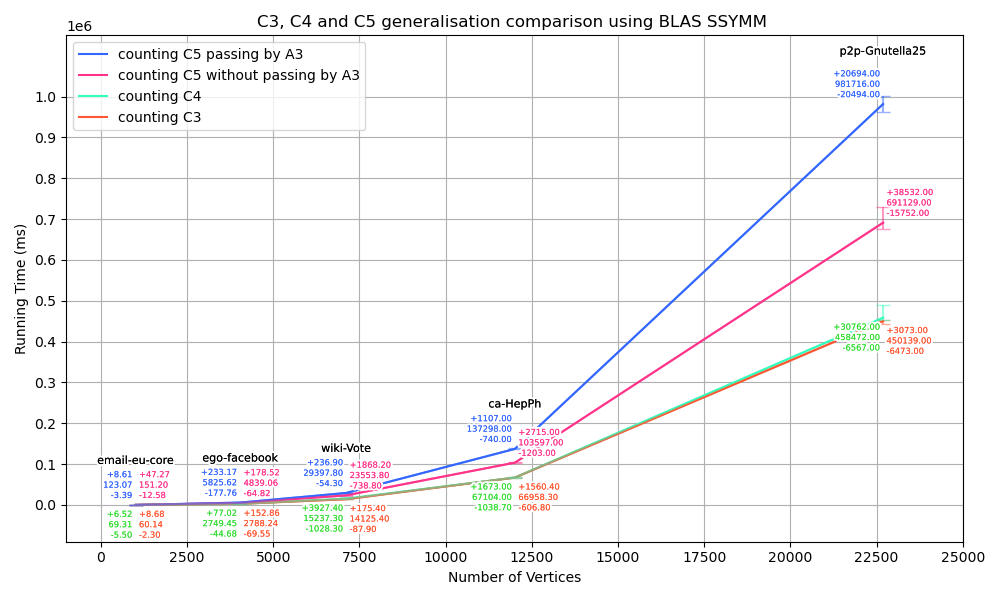

Generate this figure with Python:
import os
import matplotlib.pyplot as plt
from matplotlib import patheffects 

names = ['email-eu-core', 'ego-facebook', 'wiki-Vote', 'ca-HepPh', 'p2p-Gnutella25']
x = [1005, 4039, 7115, 12008, 22687]  #X-axis values
y1 = [60.1391, 2788.24, 14125.4, 66958.3, 450139]  #C3
y2 = [69.3145, 2749.45, 15237.3, 67104, 458472]  #C4
y3 = [151.196, 4839.06, 23553.8, 103597, 691129]  #C5NI
y4 = [123.074, 5825.62, 29397.8, 137298, 981716]  #C5

y1_min = [60.1391-57.8439, 2788.24-2718.69, 14125.4-14037.5, 66958.3-66351.5, 450139-443666]
y1_max = [68.8174-60.1391, 2941.1-2788.24, 14300.8-14125.4, 68518.7-66958.3, 453212-450139]
y2_min = [69.3145-63.818, 2749.45-2704.77, 15237.3-14209, 67104-66065.3, 458472-451905]
y2_max = [75.8306-69.3145, 2826.47-2749.45, 19164.7-15237.3, 68777-67104, 489234-458472]
y3_min = [151.196-138.617, 4839.06-4774.24, 23553.8-22815, 103597-102394, 691129-675377]
y3_max = [198.468-151.196, 5017.58-4839.06, 25422-23553.8, 106312-103597, 729661-691129]
y4_min = [123.074-119.68, 5825.62-5647.86, 29397.8-29343.5, 137298-136558, 981716-961222]
y4_max = [131.68-123.074, 6058.79-5825.62, 29634.7-29397.8, 138405-137298, 1002410-981716]

plt.figure(figsize=(10, 6))

plt.plot(x, y4, label='counting C5 passing by A3', color='#3366ff')  #C5
plt.plot(x, y3, label='counting C5 without passing by A3', color='#ff338a')  #C5NI
plt.plot(x, y2, label='counting C4', color='#33ffbd')  #C4
plt.plot(x, y1, label='counting C3', color='#ff5733')  #C3

plt.errorbar(x, y1, yerr=[y1_min, y1_max], capsize=5, label='_error', color='#ff5733', alpha=0.5)  #C3
plt.errorbar(x, y2, yerr=[y2_min, y2_max], capsize=5, label='_error', color='#33ffbd', alpha=0.5)  #C4
plt.errorbar(x, y3, yerr=[y3_min, y3_max], capsize=5, label='_error', color='#ff338a', alpha=0.5)  #C5NI
plt.errorbar(x, y4, yerr=[y4_min, y4_max], capsize=5, label='_error', color='#3366ff', alpha=0.5)  #C5

def add_contour(text):
    return [patheffects.withStroke(linewidth=3, foreground='white'), patheffects.Normal()]

for i in range(len(x)):
    text1 = plt.text(x[i] + 100, y1[i] - 12000, f'+{y1_max[i]:.2f}\n{y1[i]:.2f}\n-{y1_min[i]:.2f}', ha='left', va='top', fontsize=6, color='#ff5733')
    text1.set_path_effects(add_contour(text1)) 
    text2 = plt.text(x[i] + 100, y3[i] + 12000, f'+{y3_max[i]:.2f}\n{y3[i]:.2f}\n-{y3_min[i]:.2f}', ha='left', va='bottom', fontsize=6, color='#ff338a')
    text2.set_path_effects(add_contour(text2))
    
    text3 = plt.text(x[i] - 100, y2[i] - 12000, f'+{y2_max[i]:.2f}\n{y2[i]:.2f}\n-{y2_min[i]:.2f}', ha='right', va='top', fontsize=6, color='#33dd33')
    text3.set_path_effects(add_contour(text3)) 
    text4 = plt.text(x[i] - 100, y4[i] + 12000, f'+{y4_max[i]:.2f}\n{y4[i]:.2f}\n-{y4_min[i]:.2f}', ha='right', va='bottom', fontsize=6, color='#3366ff')
    text4.set_path_effects(add_contour(text4))

    #Graph name
    text5 = plt.text(x[i], y4[i]+y4_max[i]+120000, names[i], ha='center', va='top', fontsize=8, color='black')
    text5.set_path_effects(add_contour(text5))

plt.xlabel('Number of Vertices')
plt.ylabel('Running Time (ms)')
plt.title('C3, C4 and C5 generalisation comparison using BLAS SSYMM ')
plt.legend()

plt.xticks(range(0, 25001, 2500))
plt.yticks(range(-100000, 1000001, 100000))


plt.xlim(-1000, 25001)
plt.ylim(-90000, 1150000)


plt.grid(True)
plt.tight_layout()

script_dir = os.path.dirname(os.path.abspath(__file__))
plt.savefig(os.path.join(script_dir, 'C3C4C5.png'))

plt.show()
